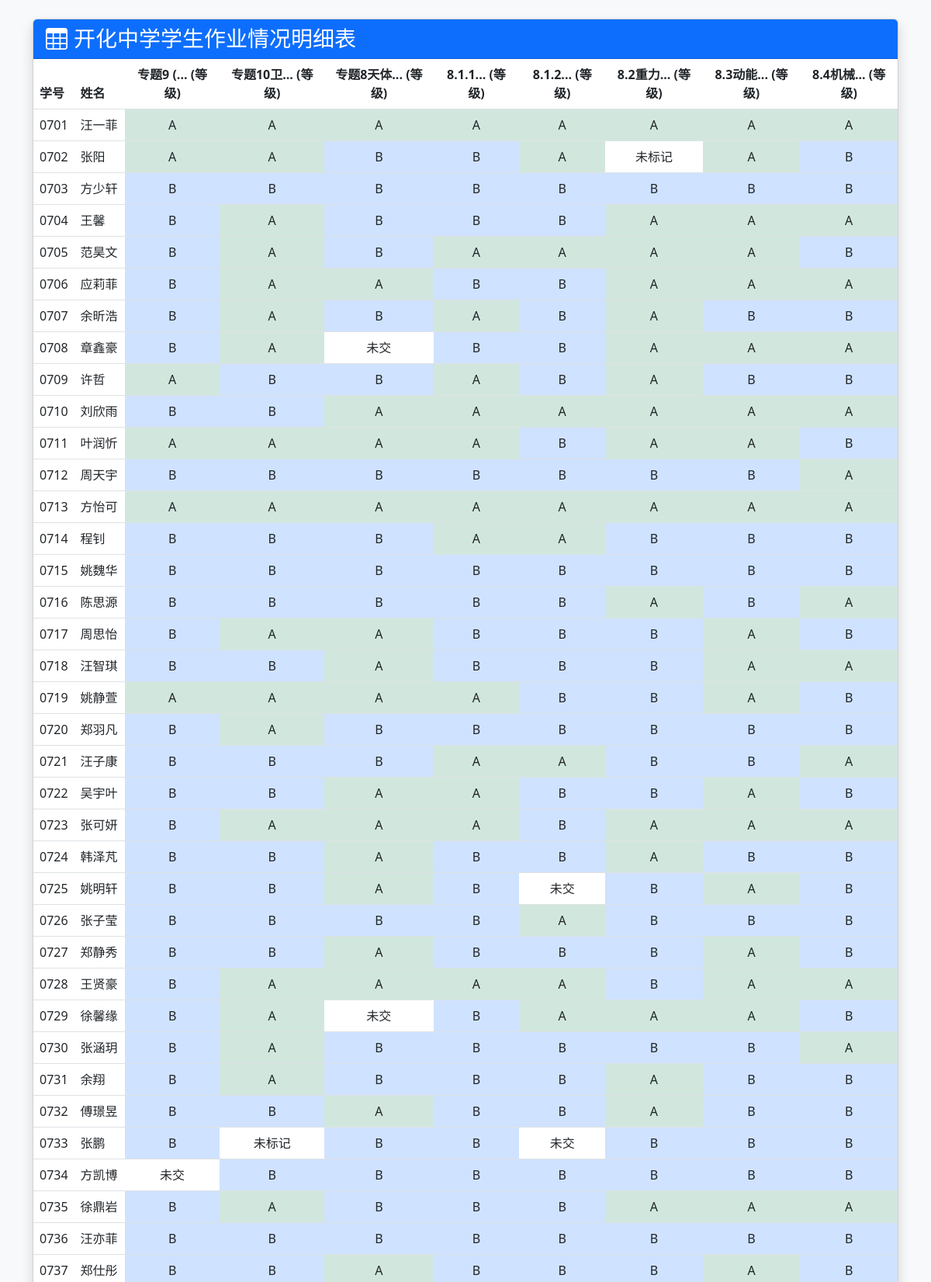
The app's page /excel/view/ (upper part) with its own data.
### excel_app/models.py (models this page shows, shortened)
class Assignment(models.Model):
    title = models.CharField(max_length=200, unique=True, verbose_name="作业标题")
    created_at = models.DateTimeField(auto_now_add=True, verbose_name="创建时间")

class Student(models.Model):
    student_id = models.CharField(max_length=20, unique=True, verbose_name="学号")
    name = models.CharField(max_length=50, verbose_name="姓名")

### excel_app/views.py (the view)
# urls.py: path('view/', views.view_data, name='view_data'),
def view_data(request):
    assignments = Assignment.objects.all().order_by('created_at')
    students = Student.objects.prefetch_related(
        Prefetch('scores', queryset=Score.objects.select_related('assignment'))
    ).all().order_by('student_id')
    students_data = []
    for student in students:
        grades_dict = {
            score.assignment_id: score.grade
            for score in student.scores.all()
        }
        students_data.append({
            'student': student,
            'grades': grades_dict
        })
    return render(request, 'view_data.html', {
        'assignments': assignments,
        'students_data': students_data
    })

### excel_app/templatetags/my_filters.py (called while the page is built)
@register.filter
def get_item(dictionary, key):
    return dictionary.get(key)

### excel_app/templates/view_data.html (shortened to what this page needs)
{% load static %}
{% load my_filters %}
<!DOCTYPE html>
<html lang="zh-CN">
<head>
    <link href="https://cdn.bootcdn.net/ajax/libs/twitter-bootstrap/5.3.0/css/bootstrap.min.css" rel="stylesheet">
</head>
<body class="bg-light">
    <div class="container py-4">
        <div class="card shadow">
            <div class="card-header bg-primary text-white">
                <h3 class="mb-0">
                    <i class="bi bi-table me-2"></i>开化中学学生作业情况明细表
                </h3>
            </div>
            <div class="card-body p-0">
                <div class="table-responsive">
                    <table class="table table-hover mb-0">
                        <thead>
                            <tr>
                                <th>学号</th>
                                <th>姓名</th>
                                {% for assignment in assignments %}
                                <th class="score-cell" title="{{ assignment.title }}">
                                    {{ assignment.title|truncatechars:8 }} (等级)
                                </th>
                                {% endfor %}
                            </tr>
                        </thead>
                        <tbody>
                            {% for data in students_data %}
                            <tr>
                                <td>{{ data.student.student_id }}</td>
                                <td>{{ data.student.name }}</td>
                                {% for assignment in assignments %}
                                <td class="score-cell
                                    {% with grade=data.grades|get_item:assignment.id|default:"-" %}
                                        {% if grade == 'A' %}bg-success-subtle
                                        {% elif grade == 'B' %}bg-primary-subtle
                                        {% elif grade == 'C' %}bg-info-subtle
                                        {% elif grade == 'D' %}bg-warning-subtle
                                        {% elif grade == 'F' %}bg-danger-subtle
                                        {% endif %}
                                    {% endwith %}">
                                     {{ data.grades|get_item:assignment.id|default:"-" }}
                                </td>
                                {% endfor %}
                            </tr>
                            {% endfor %}
                        </tbody>
                    </table>
                </div>
            </div>
        </div>
    </div>
    <link rel="stylesheet" href="https://cdn.bootcdn.net/ajax/libs/bootstrap-icons/1.10.5/font/bootstrap-icons.min.css">
</body>
</html>

### excel_app/templates/view_data.html (style rules this page uses)
.score-cell { min-width: 100px; text-align: center; }
thead>tr { overflow : visible; }

### records on screen
Assignment: title "专题9 (...", grades|get_item "A", grades|get_item "B", grades|get_item "未交"
Assignment: title "专题10卫...", grades|get_item "A", grades|get_item "B", grades|get_item "未标记"
Assignment: title "专题8天体...", grades|get_item "A", grades|get_item "B", grades|get_item "未交"
Assignment: title "8.1.1...", grades|get_item "A", grades|get_item "B"
Assignment: title "8.1.2...", grades|get_item "A", grades|get_item "B", grades|get_item "未交"
Assignment: title "8.2重力...", grades|get_item "A", grades|get_item "未标记", grades|get_item "B"
Assignment: title "8.3动能...", grades|get_item "A", grades|get_item "B"
Assignment: title "8.4机械...", grades|get_item "A", grades|get_item "B"
Student: student.student_id "0701", student.name "汪一菲"
Student: student.student_id "0702", student.name "张阳"
Student: student.student_id "0703", student.name "方少轩"
Student: student.student_id "0704", student.name "王馨"
Student: student.student_id "0705", student.name "范昊文"
Student: student.student_id "0706", student.name "应莉菲"
Student: student.student_id "0707", student.name "余昕浩"
Student: student.student_id "0708", student.name "章鑫豪"
Student: student.student_id "0709", student.name "许哲"
Student: student.student_id "0710", student.name "刘欣雨"
Student: student.student_id "0711", student.name "叶润忻"
Student: student.student_id "0712", student.name "周天宇"
Student: student.student_id "0713", student.name "方怡可"
Student: student.student_id "0714", student.name "程钊"
Student: student.student_id "0715", student.name "姚魏华"
Student: student.student_id "0716", student.name "陈思源"
Student: student.student_id "0717", student.name "周思怡"
Student: student.student_id "0718", student.name "汪智琪"
Student: student.student_id "0719", student.name "姚静萱"
Student: student.student_id "0720", student.name "郑羽凡"
Student: student.student_id "0721", student.name "汪子康"
Student: student.student_id "0722", student.name "吴宇叶"
Student: student.student_id "0723", student.name "张可妍"
Student: student.student_id "0724", student.name "韩泽芃"
Student: student.student_id "0725", student.name "姚明轩"
Student: student.student_id "0726", student.name "张子莹"
Student: student.student_id "0727", student.name "郑静秀"
Student: student.student_id "0728", student.name "王贤豪"
Student: student.student_id "0729", student.name "徐馨缘"
Student: student.student_id "0730", student.name "张涵玥"
Student: student.student_id "0731", student.name "余翔"
Student: student.student_id "0732", student.name "傅璟昱"
Student: student.student_id "0733", student.name "张鹏"
Student: student.student_id "0734", student.name "方凯博"
Student: student.student_id "0735", student.name "徐鼎岩"
Student: student.student_id "0736", student.name "汪亦菲"
Student: student.student_id "0737", student.name "郑仕彤"
